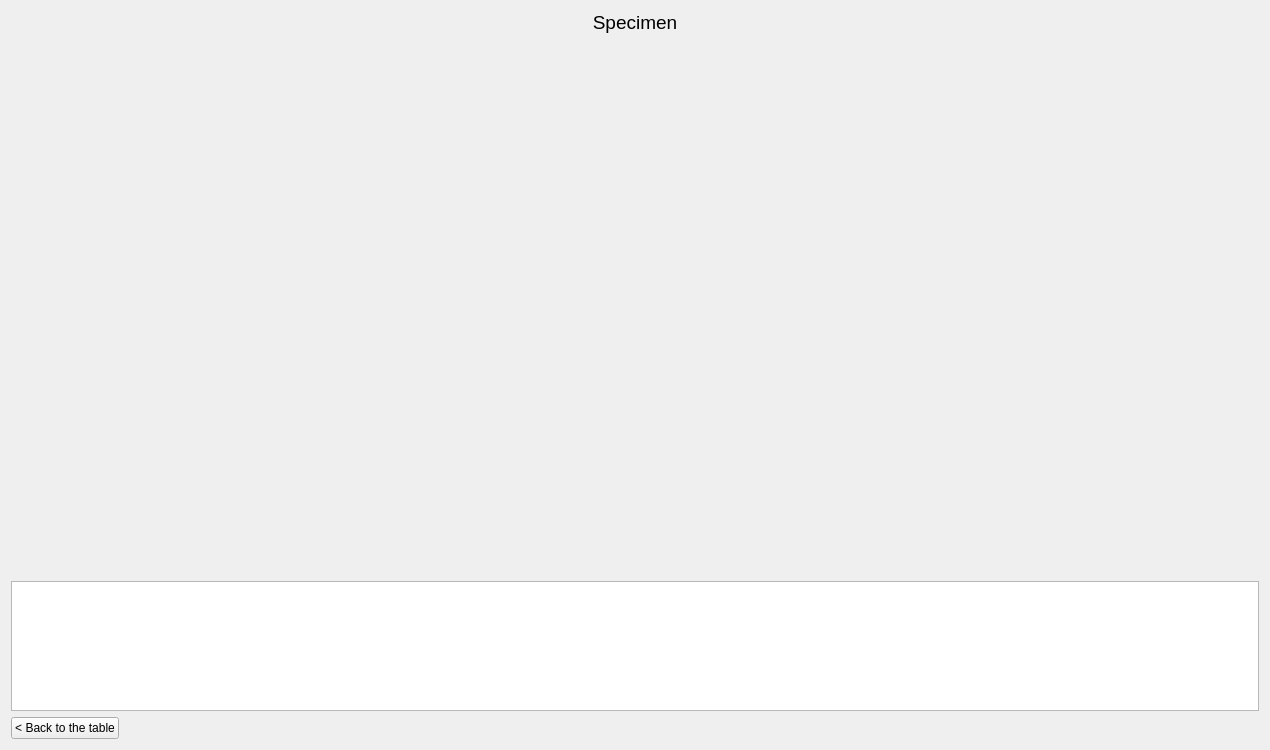
<?xml version="1.0" encoding="UTF-8"?>
<ui version="4.0">
 <class>Gallery</class>
 <widget class="QWidget" name="Gallery">
  <property name="geometry">
   <rect>
    <x>0</x>
    <y>0</y>
    <width>1270</width>
    <height>750</height>
   </rect>
  </property>
  <property name="windowTitle">
   <string>Form</string>
  </property>
  <layout class="QVBoxLayout" name="verticalLayout">
   <item>
    <widget class="QLabel" name="title">
     <property name="font">
      <font>
       <pointsize>14</pointsize>
       <weight>50</weight>
       <italic>false</italic>
       <bold>false</bold>
       <stylestrategy>PreferAntialias</stylestrategy>
      </font>
     </property>
     <property name="frameShadow">
      <enum>QFrame::Raised</enum>
     </property>
     <property name="text">
      <string>Specimen</string>
     </property>
     <property name="alignment">
      <set>Qt::AlignCenter</set>
     </property>
     <property name="margin">
      <number>2</number>
     </property>
    </widget>
   </item>
   <item>
    <layout class="QHBoxLayout" name="horizontalLayout">
     <item>
      <widget class="QPushButton" name="previous">
       <property name="sizePolicy">
        <sizepolicy hsizetype="Fixed" vsizetype="Fixed">
         <horstretch>0</horstretch>
         <verstretch>0</verstretch>
        </sizepolicy>
       </property>
       <property name="maximumSize">
        <size>
         <width>64</width>
         <height>16777215</height>
        </size>
       </property>
       <property name="text">
        <string/>
       </property>
       <property name="icon">
        <iconset resource="app.qrc">
         <normaloff>:/icons/Icons/go-previous.png</normaloff>:/icons/Icons/go-previous.png</iconset>
       </property>
       <property name="iconSize">
        <size>
         <width>64</width>
         <height>64</height>
        </size>
       </property>
       <property name="flat">
        <bool>true</bool>
       </property>
      </widget>
     </item>
     <item>
      <widget class="QLabel" name="picture">
       <property name="sizePolicy">
        <sizepolicy hsizetype="Expanding" vsizetype="Expanding">
         <horstretch>0</horstretch>
         <verstretch>0</verstretch>
        </sizepolicy>
       </property>
       <property name="text">
        <string/>
       </property>
       <property name="pixmap">
        <pixmap resource="app.qrc">:/icons/image</pixmap>
       </property>
       <property name="alignment">
        <set>Qt::AlignCenter</set>
       </property>
      </widget>
     </item>
     <item>
      <widget class="QPushButton" name="next">
       <property name="sizePolicy">
        <sizepolicy hsizetype="Fixed" vsizetype="Fixed">
         <horstretch>0</horstretch>
         <verstretch>0</verstretch>
        </sizepolicy>
       </property>
       <property name="maximumSize">
        <size>
         <width>64</width>
         <height>16777215</height>
        </size>
       </property>
       <property name="text">
        <string/>
       </property>
       <property name="icon">
        <iconset resource="app.qrc">
         <normaloff>:/icons/Icons/go-next.png</normaloff>:/icons/Icons/go-next.png</iconset>
       </property>
       <property name="iconSize">
        <size>
         <width>64</width>
         <height>64</height>
        </size>
       </property>
       <property name="flat">
        <bool>true</bool>
       </property>
      </widget>
     </item>
    </layout>
   </item>
   <item>
    <widget class="QListView" name="listView">
     <property name="sizePolicy">
      <sizepolicy hsizetype="Expanding" vsizetype="Fixed">
       <horstretch>0</horstretch>
       <verstretch>0</verstretch>
      </sizepolicy>
     </property>
     <property name="maximumSize">
      <size>
       <width>16777215</width>
       <height>130</height>
      </size>
     </property>
     <property name="verticalScrollBarPolicy">
      <enum>Qt::ScrollBarAsNeeded</enum>
     </property>
     <property name="editTriggers">
      <set>QAbstractItemView::NoEditTriggers</set>
     </property>
     <property name="dragDropMode">
      <enum>QAbstractItemView::NoDragDrop</enum>
     </property>
     <property name="iconSize">
      <size>
       <width>80</width>
       <height>80</height>
      </size>
     </property>
     <property name="movement">
      <enum>QListView::Static</enum>
     </property>
     <property name="isWrapping" stdset="0">
      <bool>false</bool>
     </property>
     <property name="resizeMode">
      <enum>QListView::Adjust</enum>
     </property>
     <property name="viewMode">
      <enum>QListView::IconMode</enum>
     </property>
     <property name="selectionRectVisible">
      <bool>false</bool>
     </property>
    </widget>
   </item>
   <item>
    <layout class="QHBoxLayout" name="horizontalLayout_4">
     <item>
      <widget class="QPushButton" name="backToTable">
       <property name="text">
        <string>&lt; Back to the table</string>
       </property>
      </widget>
     </item>
     <item>
      <spacer name="horizontalSpacer_3">
       <property name="orientation">
        <enum>Qt::Horizontal</enum>
       </property>
       <property name="sizeHint" stdset="0">
        <size>
         <width>40</width>
         <height>20</height>
        </size>
       </property>
      </spacer>
     </item>
    </layout>
   </item>
  </layout>
 </widget>
 <resources>
  <include location="app.qrc"/>
 </resources>
 <connections/>
</ui>
